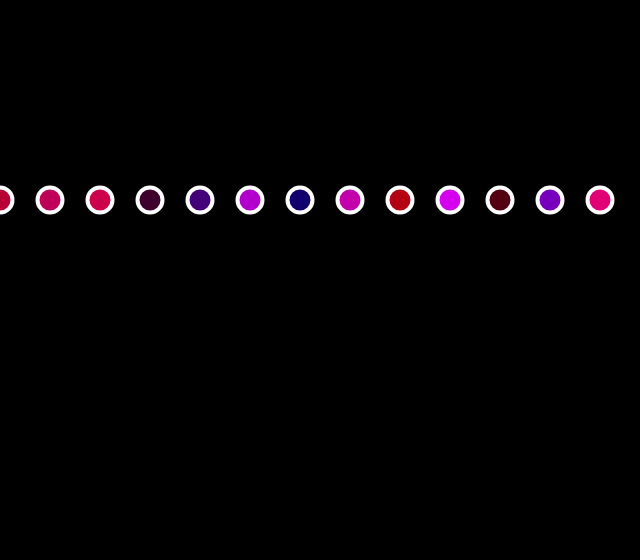
Frame 1 (no input)
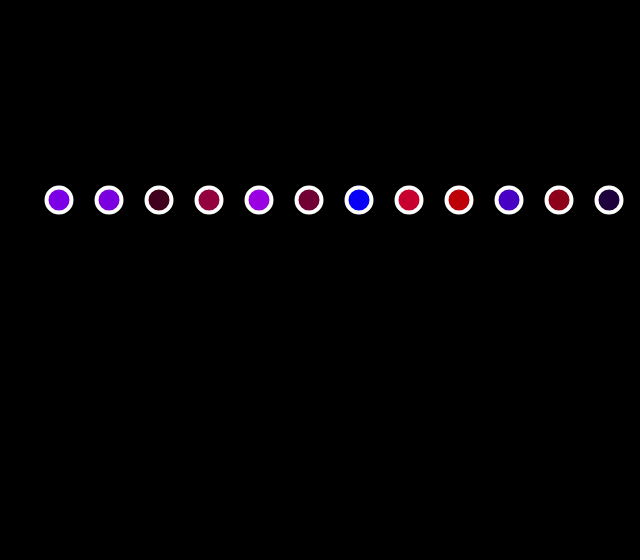
Frame 60 (no input)
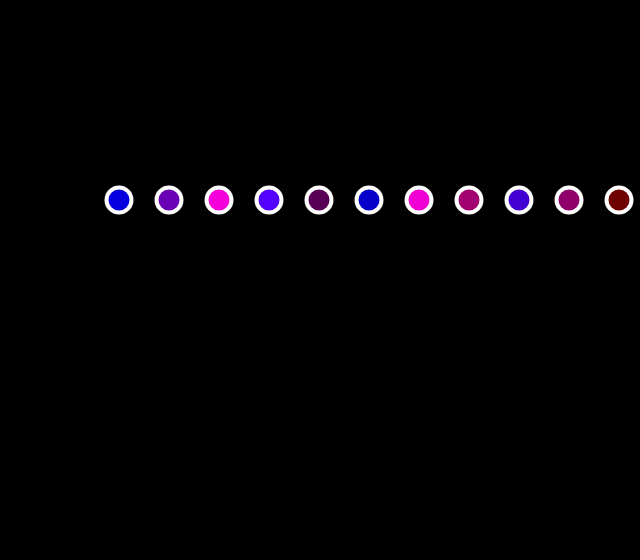
Frame 120 (the mouse pressed at the canvas centre since frame 60)

The p5.js sketch that drew these frames (run headless with seeded random() and noise() and a simulated clock; from frame 60 on, the mouse is pressed at the canvas centre):

// p5.js sketch
// ── sketch.js
var offset =0;
function setup() {
    createCanvas(640,560);
}


function draw() {
    background(0)
    strokeWeight(4);
    stroke(255);
    var x=0;  
    
    for(var x=0; x<= width;x+=50){
        fill(random(255),0,random(255))
        ellipse(x+offset,200,25,25);
    
    }
    offset=offset+1
        

    
    
}
